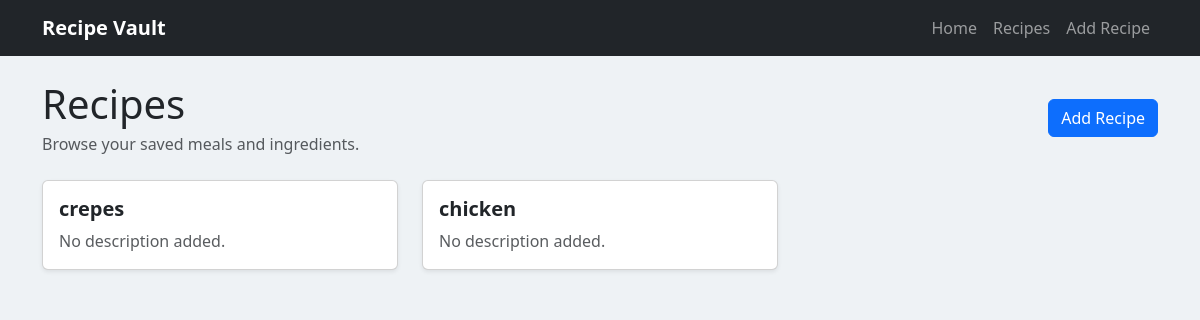
Page /recipes on the committed database.
### app/models.py (models this page shows)
class Recipe(db.Model):
  id = db.Column(db.Integer, primary_key=True)
  title = db.Column(db.String(100), nullable=False)
  description = db.Column(db.String(500))
  ingredients = db.relationship(
    "Ingredient",
     backref="recipe",
     cascade="all, delete-orphan")
  instructions = db.Column(db.Text)

### app/routes.py (the view)
    @app.route("/recipes")
    def recipes():
        recipe_list = Recipe.query.all()
        return render_template("recipes.html", recipes=recipe_list)

### app/templates/recipes.html (shortened to what this page needs)
{% extends "base.html" %}
{% block content %}
<div class="d-flex justify-content-between align-items-center mb-4">
    <div>
        <h1 class="mb-1">Recipes</h1>
        <p class="text-muted mb-0">Browse your saved meals and ingredients.</p>
    </div>
    <a class="btn btn-primary" href="/recipes/new">Add Recipe</a>
</div>
<div class="row g-4">
    {% for recipe in recipes %}
    <div class="col-md-6 col-lg-4">
        <a href="/recipes/{{ recipe.id }}" class="text-decoration-none text-dark">
            <div class="card recipe-card h-100 shadow-sm">
                <div class="card-body">
                    <h5 class="card-title">{{ recipe.title }}</h5>
                    <p class="card-text text-muted">
                        {{ recipe.description or "No description added." }}
                    </p>
                </div>
            </div>
        </a>
    </div>
    {% endfor %}
</div>
{% endblock %}

### app/static/css/style.css (style rules this page uses)
body { background-color: #eef2f5; }
.recipe-card { transition: transform 0.2s ease, box-shadow 0.2s ease; }
.card-title { font-weight: 600; }

### rows in the picture
Recipe: title "crepes", description "No description added."
Recipe: title "chicken", description "No description added."
